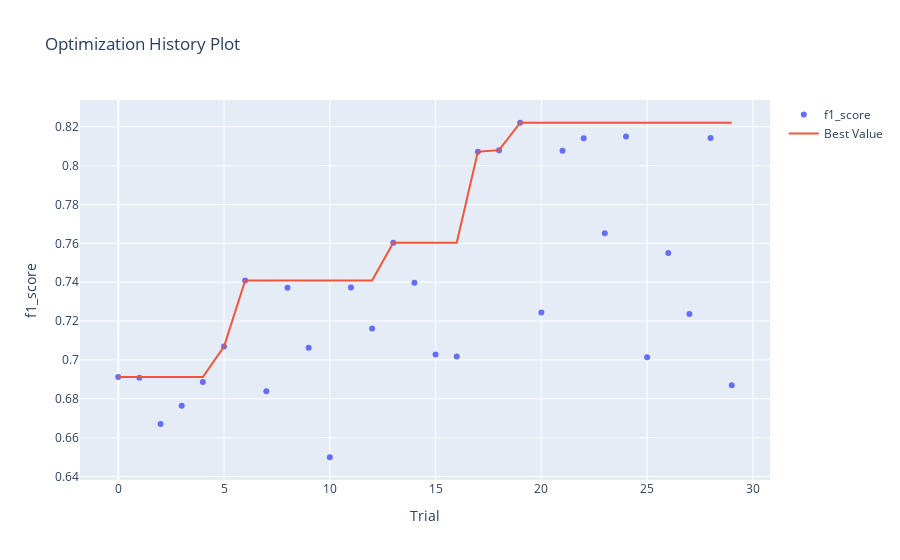

The cell this chart's notebook holds for it:
### Markdown cell above
График истории оптимизации - отображает количество испытаний на оси Х и метрику на оси Y.

Следует использовать эту диаграмму, чтобы проверить, идет ли оптимизация гиперпараметров в правильном направлении или нет.

### Code cell
optuna.visualization.plot_optimization_history(study, target_name="f1_score")

### Figure 1 — Plotly figure (JSON) as saved in the notebook; plotly's stock layout.template omitted (floating-point values rounded to 4 significant figures)
{"data": [{"mode": "markers", "name": "f1_score", "type": "scatter", "x": [0, 1, 2, 3, 4, 5, 6, 7, 8, 9, 10, 11, 12, 13, 14, 15, 16, 17, 18, 19, 20, 21, 22, 23, 24, 25, 26, 27, 28, 29], "y": [0.6911, 0.6908, 0.667, 0.6765, 0.6887, 0.7069, 0.7409, 0.6839, 0.7372, 0.7062, 0.6499, 0.7373, 0.7161, 0.7603, 0.7397, 0.7028, 0.7018, 0.8072, 0.808, 0.8221, 0.7244, 0.8077, 0.8141, 0.7652, 0.8149, 0.7014, 0.755, 0.7237, 0.8142, 0.687]}, {"name": "Best Value", "type": "scatter", "x": [0, 1, 2, 3, 4, 5, 6, 7, 8, 9, 10, 11, 12, 13, 14, 15, 16, 17, 18, 19, 20, 21, 22, 23, 24, 25, 26, 27, 28, 29], "y": [0.6911, 0.6911, 0.6911, 0.6911, 0.6911, 0.7069, 0.7409, 0.7409, 0.7409, 0.7409, 0.7409, 0.7409, 0.7409, 0.7603, 0.7603, 0.7603, 0.7603, 0.8072, 0.808, 0.8221, 0.8221, 0.8221, 0.8221, 0.8221, 0.8221, 0.8221, 0.8221, 0.8221, 0.8221, 0.8221]}], "layout": {"title": {"text": "Optimization History Plot"}, "xaxis": {"title": {"text": "Trial"}}, "yaxis": {"title": {"text": "f1_score"}}}}
